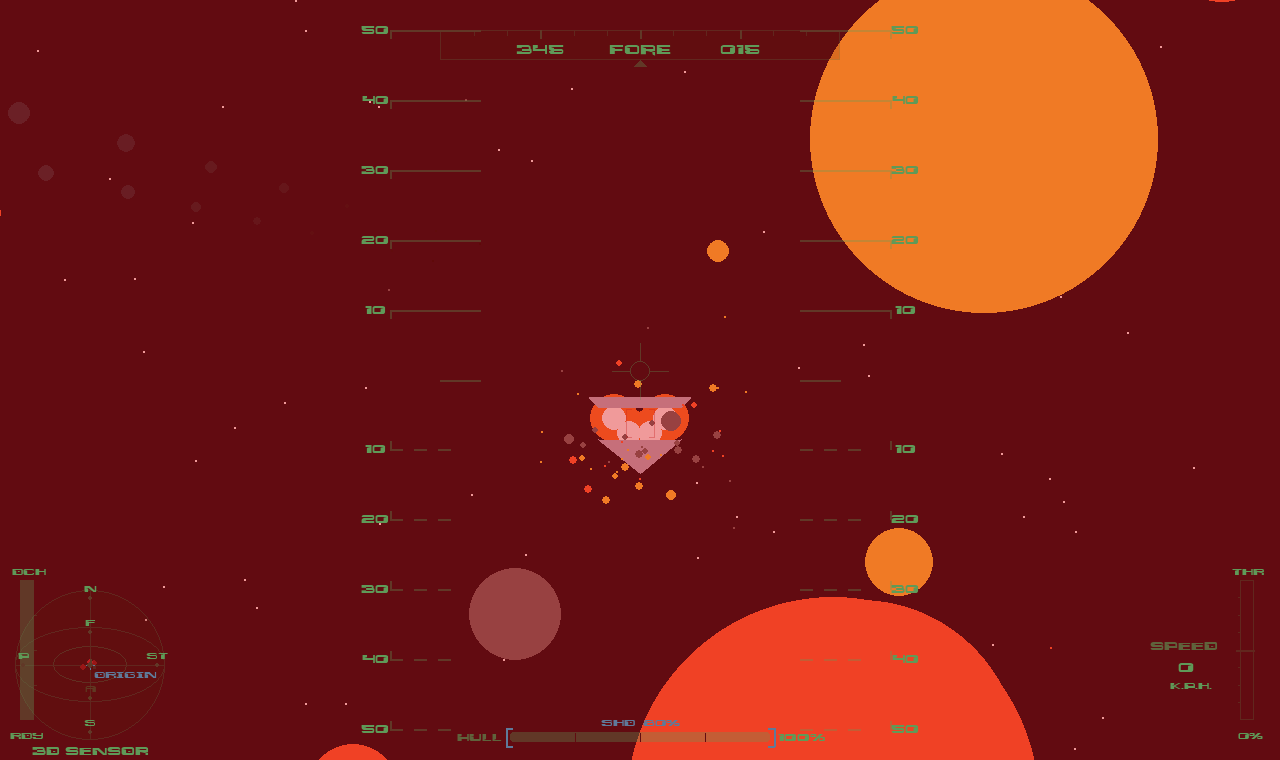

Recreate this plot in Python.
import threading, time, pygame
from src.game import Game
from src.enemy import Dogfighter, Sniper, Corvette
from src.math_engine import get_forward_from_quat, get_basis_from_quat

g = Game()

def action():
    time.sleep(2)
    g.player.throttle = 0.0
    fx, fy, fz = get_forward_from_quat(g.player.orientation)
    px, py, pz = g.player.pos
    # hostiles close and visible
    g.enemies.append(Dogfighter(px + fx*650 - 180, py + fy*650 + 60, pz + fz*650))
    g.enemies.append(Dogfighter(px + fx*700 + 200, py + fy*700 - 40, pz + fz*700))
    g.enemies.append(Corvette(px + fx*900, py + fy*900 + 120, pz + fz*900))
    # staggered volleys so bolts are mid-flight at capture
    forward, right, _ = get_basis_from_quat(g.player.orientation)
    for volley in range(3):
        for side in (-1, 1):
            g.laser_pool.fire(
                px + right[0]*40*side + forward[0]*70,
                py + right[1]*40*side + forward[1]*70,
                pz + right[2]*40*side + forward[2]*70,
                forward[0]*16000, forward[1]*16000, forward[2]*16000)
        time.sleep(0.35)
    time.sleep(0.15)
    pygame.image.save(g.screen, "/tmp/space3d/shot3.png")
    pygame.event.post(pygame.event.Event(pygame.QUIT))

threading.Thread(target=action, daemon=True).start()
g.main()
print("saved3")
